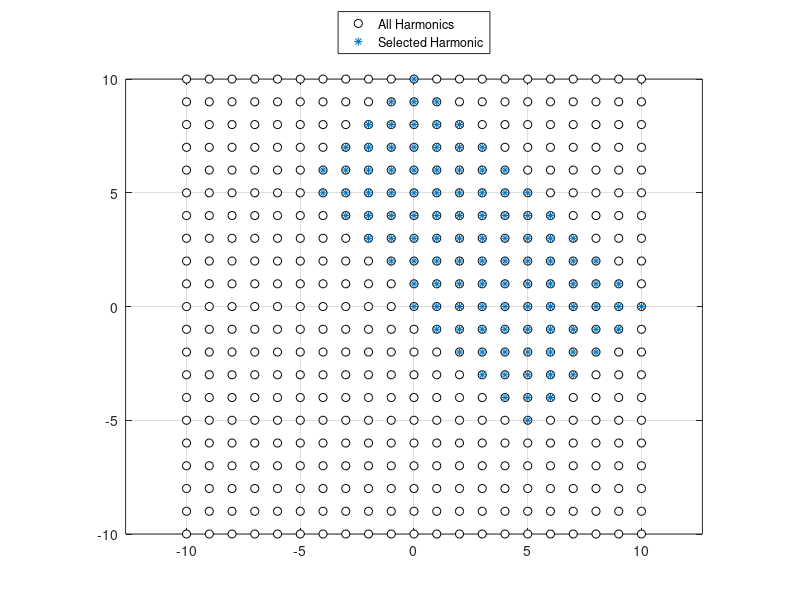

Here is the MATLAB script that generated this plot: (Note: this script raises an error after producing the figure.)
%QPHB for a duffing oscillator
clc
clear all
addpath('../ROUTINES/')
addpath('../ROUTINES/SOLVERS/')
addpath('../ROUTINES/HARMONIC/')
addpath('../ROUTINES/TRANSIENT/')
addpath('../ROUTINES/QUASIPERIODIC')

anim = false; 

%%
m = 1;
c = 0.5;
k = 4;
bt = 0.15;   % 0.5
fnl = @(t,u,ud) deal(bt*u.^3, 3*bt*u.^2, zeros(size(u)));
% fnl = @(t,u,ud) deal(bt*u.^3 + c*ud, 3*bt*u.^2, c*ones(size(u)));

Nc = 2;  % Number of components
Nhmax = 10;  % Number of harmonics
%% Harmonic Selection
hall = cell(1, Nc);
[hall{:}] = ndgrid(-Nhmax:Nhmax);
hall = cell2mat(cellfun(@(c) c(:), hall, 'UniformOutput', false));
h = hall(sum(abs(hall),2)<=Nhmax & sum(hall,2)>=0,:);
% h = hall(abs(sum(hall,2))<=Nhmax & sum(hall,2)>=0,:);

h(sum(h,2)==0 & h(:,1)<=0, :) = [];
h = [zeros(1,Nc); h];

figure(1)
clf()
plot(hall(:,1), hall(:,2), 'ko', 'MarkerFaceColor', 'w'); hold on
plot(h(:,1), h(:,2), '*'); hold on
grid on
axis equal
legend('All Harmonics', 'Selected Harmonic', 'Location', 'northoutside')

%% Setup Model
GM = MDOFGEN(m, k, c, 1.0);
GM = GM.SETNLFUN(1+3, 1.0, fnl);

%% Forcing
% ws = [pi sqrt(2)];
ws = [sqrt(k/m) pi.^(1:Nc-1)];
% rng(1);
% hid = randi(length(h)-1,2,1)
% hid = [1; 2];

hid = [find(h(:,1)==0 & h(:,2)==1); find(h(:,1)==1 & h(:,2)==0)]-1;
hfrc = h(1+hid, :);

amps = 20*ones(size(hid));  % 20
fext = @(t) cos(t(:).*(hfrc*ws(:))')*amps;

%% Transient simulation
T0 = 0;
T1 = 400;

fsamp = 60;

opts = struct('Display', 'waitbar');
[T, U, Ud, Udd] = GM.HHTAMARCH(T0, T1, 1/fsamp, 0, 0, fext, opts);

%%
Nhc = sum(all(h==0, 2)+2*any(h~=0, 2));

E = QPHARMONICSTIFFNESS(GM.M, GM.C, GM.K, ws, h);
Fl = zeros(Nhc, 1);
Fl(1+(hid-1)*2+1) = amps;

D1 = QPHARMONICSTIFFNESS(0, 1, 0, ws, h);  % Time derivative matrix

X0 = E\Fl;
Nt = 64;

% [R0, dR0] = GM.QPHBRESFUN([X0; 1], ws, Fl, h, Nt, eps);
% %%

% opt = struct('Display', true, 'ITMAX', 200);
% X = NSOLVE(@(U) GM.QPHBRESFUN([U; 1], ws, Fl, h, Nt, eps), X0, opt);

fopt = optimoptions('fsolve', 'SpecifyObjectiveGradient', true, 'Display', 'iter');
X = fsolve(@(U) GM.QPHBRESFUN([U; 1], ws, Fl, h, Nt, eps), X0, fopt);

Xd = D1*X;
Xdd = D1^2*X;
Ns = QPTIMEINTERP(T(:).*ws, h);
%%
figure(2)
clf()
plot(T, U, 'b-', 'LineWidth', 2)
grid on; hold on
% plot(T, Y, '.-');
plot(T, Ns*X, 'r-', 'LineWidth', 2)

figure(3)
clf()
plot(U, Ud, 'b-', 'LineWidth', 2); grid on; hold on
plot(Ns*X, Ns*Xd, 'r-', 'LineWidth', 1)

%% Torus
if Nc==2
    Nt = 64;
    x   = reshape(QPTIMETRANS(X, h, Nt), repmat(Nt, 1, Nc));
    xd  = reshape(QPTIMETRANS(D1*X, h, Nt), repmat(Nt, 1, Nc));
    xdd = reshape(QPTIMETRANS(D1^2*X, h, Nt), repmat(Nt, 1, Nc));
    
    x   = [x   x(:,1)  ; x(1,:)   x(1,1)];
    xd  = [xd  xd(:,1) ; xd(1,:)  xd(1,1)];
    xdd = [xdd xdd(:,1); xdd(1,:) xdd(1,1)];
    figure(4)
    clf()
    % plot3(x, xd, xdd, '-', 'LineWidth', 1)
    surf(x, xd, xdd, 'EdgeColor', 'r'); hold on
    plot3(U(1000:end), Ud(1000:end), Udd(1000:end), 'b-')
    grid on
end

%% Frequency Content
wndw = blackmanharris(length(T));

[frqs, uf] = FFTFUN(T', U'.*wndw);
[~, xf] = FFTFUN(T', (Ns*X).*wndw);

figure(5)
clf()
semilogy(frqs, abs(uf), 'b-'); hold on
% plot(frqs, abs(xf), 'r-')
stem(abs(h*ws(:)/2/pi), abs([X(1); X(2:2:end)+1j*X(3:2:end)]), 'filled', 'k')
xlabel('Frequency (Hz)')
ylabel('Amplitude')
xlim([0 5])

%% Animate
if Nc==2 && anim
    Nt = 64;
    x   = reshape(QPTIMETRANS(X, h, Nt), repmat(Nt, 1, Nc));
    xd  = reshape(QPTIMETRANS(D1*X, h, Nt), repmat(Nt, 1, Nc));
    xdd = reshape(QPTIMETRANS(D1^2*X, h, Nt), repmat(Nt, 1, Nc));
    
    x   = [x   x(:,1)  ; x(1,:)   x(1,1)];
    xd  = [xd  xd(:,1) ; xd(1,:)  xd(1,1)];
    xdd = [xdd xdd(:,1); xdd(1,:) xdd(1,1)];
    
    figure(4)
    clf()
    surf(x, xd, xdd, 'EdgeColor', 'r'); hold on
	plot3(U(1000:end), Ud(1000:end), Udd(1000:end), 'b-')
	grid on    
    xl = xlim; yl = ylim; 
    
    for ti=1:100:length(T)
        clf()
        % plot3(x, xd, xdd, '-', 'LineWidth', 1)
        surf(x, xd, xdd, 'EdgeColor', 'none', 'FaceAlpha', 1); hold on
        plot3(U(1:ti), Ud(1:ti), Udd(1:ti), '-', 'Color', [1 1 1]*0.6)
        plot3(U(ti), Ud(ti), Udd(ti), 'bo', 'MarkerFaceColor', 'b')
        grid on
        xlim(xl); ylim(yl);
        title(sprintf('Frame %d/%d', ti, length(T)))
        pause(0.01)
    end
end